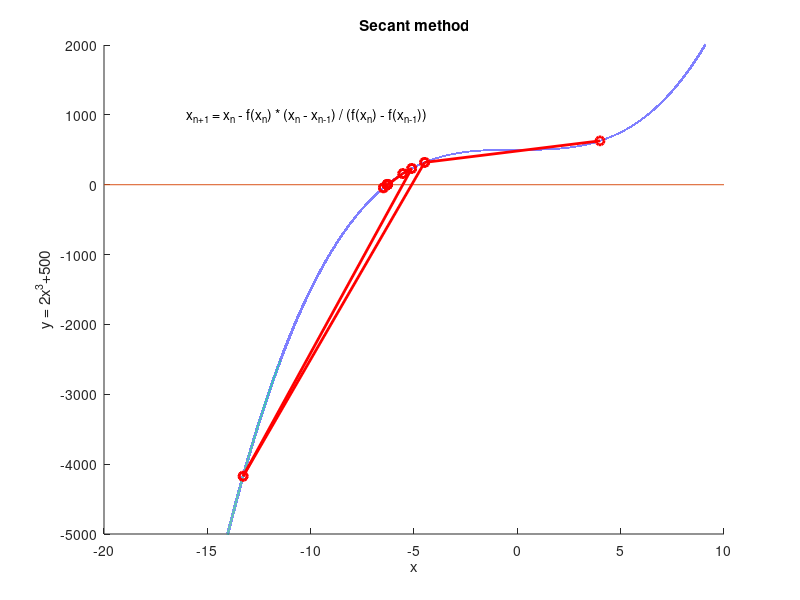
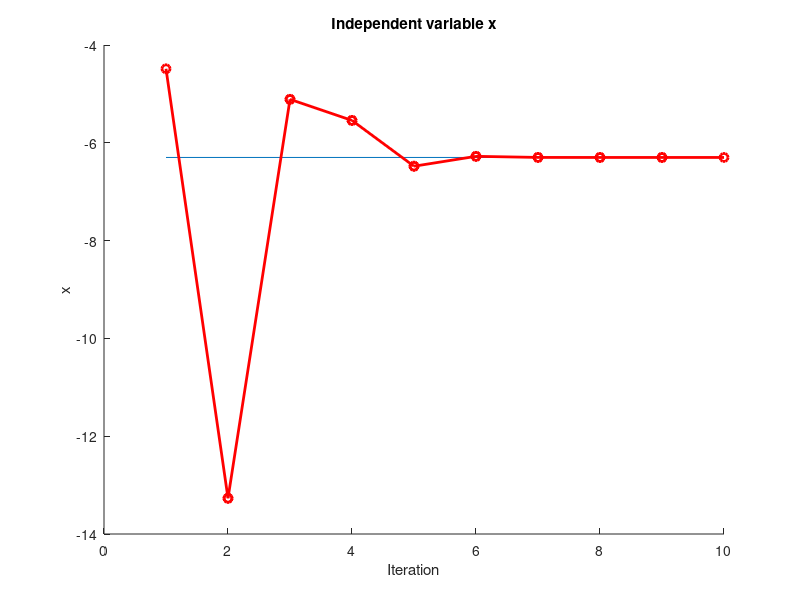
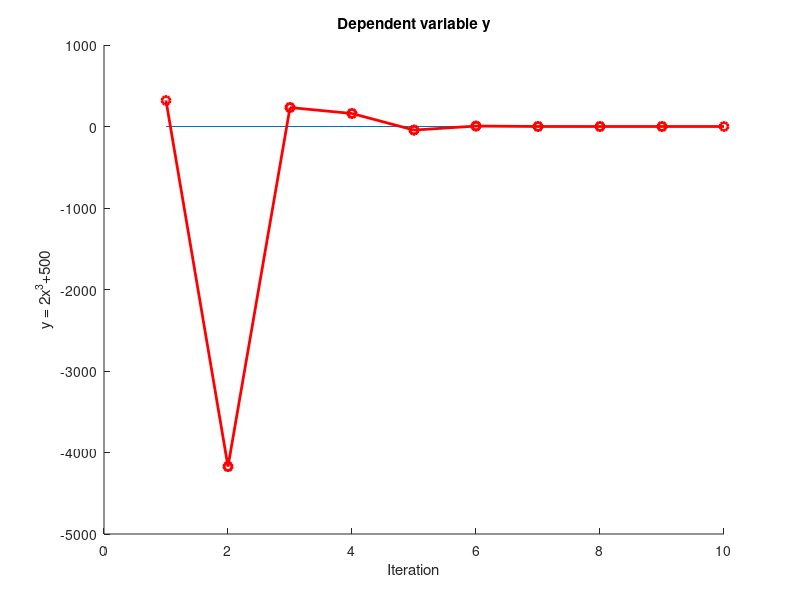

Source code (MATLAB) for these figures, in order:
clc; clear all;
hold on;
pause(3)
x=-50:0.0001:50;
y=2.*x.*x.*x+500;
plot(x,y,'lineWidth',2)
xlim([-20 10]);
ylim([-5e3 2e3]);
plot([-20 10],[0 0])
title('Secant method');
text(-16,1000,'x_n_+_1 = x_n - f(x_n) * (x_n - x_n_-_1) / (f(x_n) - f(x_n_-_1))')
xlabel('x');ylabel('y = 2x^3+500');
estXp = 3;
estXold = 4;
yold = 2*estXold*estXold*estXold+500;

for i=1:10
    estXnew = estXold - (2*estXold*estXold*estXold+500)*(estXold-estXp)/(2*estXold*estXold*estXold+500-2*(estXp)*(estXp)*(estXp)-500);
    ynew = 2*estXnew*estXnew*estXnew+500;
    yValues(i) = ynew;
    xValues(i) = estXnew;
    hLine(i) = plot([estXold,estXnew],[yold,ynew],'-ro','lineWidth',2);
    estXp = estXold;
    estXold = estXnew;
    yold = ynew;
    pause(1);
end

figure;
hold on;
xlabel('Iteration');ylabel('x')
title('Independent variable x')
plot([1 10],[-6.2996 -6.2996])
% ylim([-6 4])
for i=1:9
plot(i:i+1,[xValues(i) xValues(i+1)],'r-o','lineWidth',2);
pause(1)
end

figure;
hold on;
xlabel('Iteration');ylabel('y = 2x^3+500')
title('Dependent variable y')
plot([1 10],[0 0])
% ylim([-6000 2000]);
for i=1:9
plot(i:i+1,[yValues(i) yValues(i+1)],'r-o','lineWidth',2);
pause(1)
end
